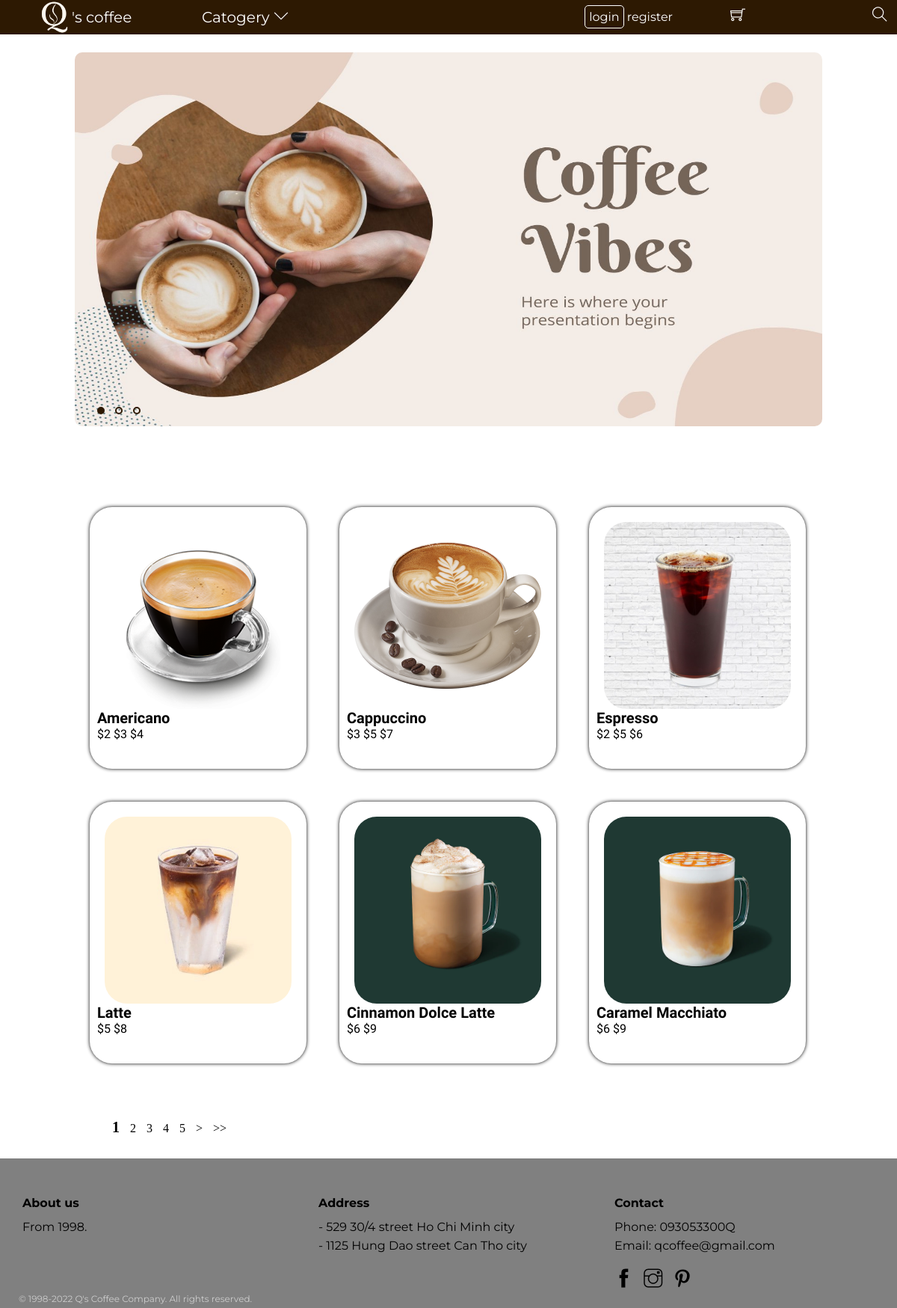
The page /customer/frontend/index.php on the database its author committed.
### tables this page shows
CREATE TABLE `items` (
  `id` int(11) NOT NULL,
  `name` varchar(50) NOT NULL,
  `image` varchar(200) NOT NULL,
  `s_price` float DEFAULT NULL,
  `m_price` float DEFAULT NULL,
  `l_price` float DEFAULT NULL,
  `description` text,
  `category` varchar(20) NOT NULL,
  `ice` tinyint(1) NOT NULL,
  `sugar` tinyint(1) NOT NULL
);

### customer/frontend/items.php (the view, shortened to what this page needs)
<link rel="stylesheet" type="text/css" href="../assets/css/items.css">
<div id="items">
	<?php
	$page = 1;
	$search = '';
	$category = '';
	$items_per_page = 6;
	$offset = ($page - 1)*$items_per_page;
	$sql = "select * from items
	where name like '%$search%' and ( category = '$category' or '$category' = '' )
	limit $items_per_page offset $offset";
	$result = mysqli_query($connect,$sql);
	?>
	<?php forEach($result as $each) { ?>
		<a id="item-<?php echo $each['id'] ?>" href="item_details.php?id=<?php echo $each['id'] ?>" class="item">
			<div class="img" style="background: url(../../<?php echo $each['image'];  ?>);
background-size: cover; background-position: center center;"></div>
			<div class="item-body">
				<div class="item-name"><?php echo $each['name'] ?></div>
				<div class="item-price">
					<span class="price-s"><?php if ($each['s_price'] != 0) echo '$' . $each['s_price'] ?></span>
					<span class="price-m"><?php if ($each['m_price'] != 0) echo '$' . $each['m_price'] ?></span>
					<span class="price-l"><?php if ($each['l_price'] != 0) echo '$' . $each['l_price'] ?></span>
				</div>
			</div>
		</a>
	<?php } ?>
</div>

### customer/assets/css/index.css (style rules this page uses)
* { padding: 0; margin: 0; box-sizing: border-box; }

### customer/assets/css/items.css (style rules this page uses)
#items { width: 1000px; font-family: 'Readex Pro', sans-serif; position: relative; margin: 50px auto; overflow: auto; }
.item { width: 290px; height: 350px; color: black !important; border-radius: 30px; box-shadow: 0 0 5px; display: inline-block; position: relative; margin: 20px; overflow: hidden; }
.item .img { width: 250px; height: 250px; border-radius: 30px; float: left; position: absolute; top: 20px; left: 50%; transform: translateX(-50%); transition: 1s; overflow: hidden; }
.item .item-body { width: 290px; height: 220px; position: absolute; top: 260px; padding: 10px 10px; transition: 1s; }
.item .item-body .item-name { font-size: 20px; font-weight: bold; }

### rows shown on the page
items: image (picture), name "Americano", s_price "2", m_price "3", l_price "4"
items: image (picture), name "Cappuccino", s_price "3", m_price "5", l_price "7"
items: image (picture), name "Espresso", s_price "2", m_price "5", l_price "6"
items: image (picture), name "Latte", m_price "5", l_price "8"
items: image (picture), name "Cinnamon Dolce Latte", m_price "6", l_price "9"
items: image (picture), name "Caramel Macchiato", m_price "6", l_price "9"
